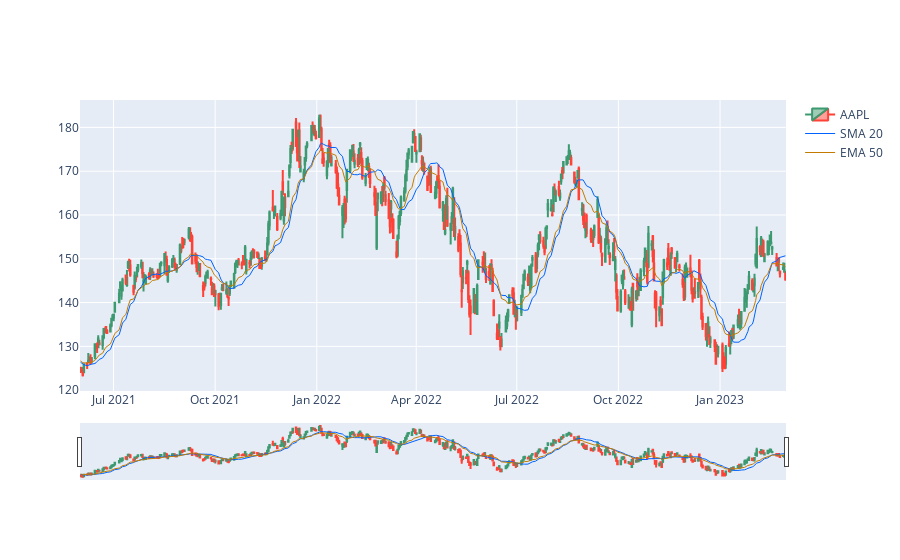

Notebook code for this chart:
### Code cell
fig = go.Figure(
    data = [
        go.Candlestick(
            x = stock_df['date'],
            low = stock_df['low price'],
            high = stock_df['high price'],
            open = stock_df['open price'],
            close = stock_df['close price'],
            name = 'AAPL'
        ),
    ],
)
fig.add_trace(
    go.Scatter(
        x = indicators_df['date'],
        y = indicators_df['sma_value'],
        line = {
            'color': '#0062ff',
            'width': 1,
        },
        name = f'SMA {sma_window}',
    )
)
fig.add_trace(
    go.Scatter(
        x = indicators_df['date'],
        y = indicators_df['ema_value'],
        line = {
            'color': '#c27b00',
            'width': 1,
        },
        name = f'EMA {ema_window}',
    )
)
fig.show()

### Figure 1 — Plotly figure (JSON) as saved in the notebook; plotly's stock layout.template omitted (floating-point values rounded to 4 significant figures; data arrays with more than 128 entries replaced by an {"elided": "..."} marker saying what was removed)
{"data": [{"close": {"elided": "441 float values"}, "high": {"elided": "441 float values"}, "low": {"elided": "441 float values"}, "name": "AAPL", "open": {"elided": "441 float values"}, "type": "candlestick", "x": {"elided": "441 str values"}}, {"line": {"color": "#0062ff", "width": 1}, "name": "SMA 20", "type": "scatter", "x": {"elided": "441 str values"}, "y": {"elided": "441 float values"}}, {"line": {"color": "#c27b00", "width": 1}, "name": "EMA 50", "type": "scatter", "x": {"elided": "441 str values"}, "y": {"elided": "441 float values"}}], "layout": {}}
